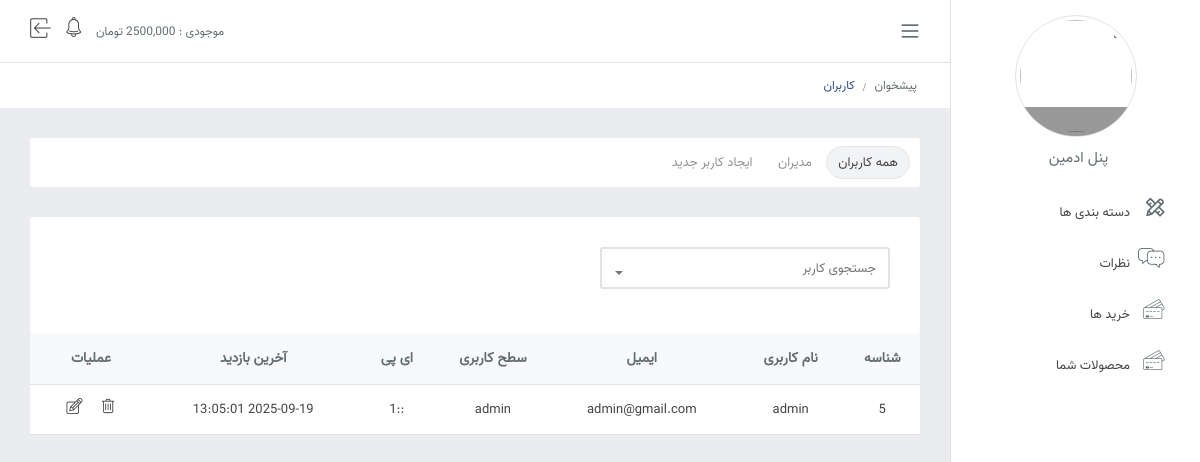
The app's page /views/admins.php with its own data.
### tables this page shows
CREATE TABLE IF NOT EXISTS `users` (
  `id` int NOT NULL AUTO_INCREMENT,
  `username` varchar(80) NOT NULL,
  `password` varchar(250) NOT NULL,
  `email` varchar(200) NOT NULL,
  `last_login` datetime NOT NULL,
  `ip` varchar(200) NOT NULL,
  `status` varchar(50) NOT NULL DEFAULT 'public_user',
  `remember_token` varchar(16) NOT NULL,
  `profile` varchar(255) NOT NULL DEFAULT '../user_profile/logo_user.jpg',
  `biography` varchar(100) NOT NULL DEFAULT 'سلام این یک بیوگرافی هست',
  PRIMARY KEY (`id`),
  UNIQUE KEY `ussername` (`username`)
);

### views/admins.php (the view, shortened to what this page needs)
<!DOCTYPE html>
<html lang="en">
<head>
<title>لیست کاربران</title>    <link rel="stylesheet" href="../css/style.css">
    <link rel="stylesheet" href="../css/responsive_991.css" media="(max-width:991px)">
    <link rel="stylesheet" href="../css/responsive_768.css" media="(max-width:768px)">
    <link rel="stylesheet" href="../css/font.css">
</head>
<body>
<div class="sidebar__nav border-top border-left  ">
    <div class="profile__info border cursor-pointer text-center">
        <div class="avatar__img"><img src="img/pro.jpg" class="avatar___img">
            <div class="box__camera default__avatar"></div>
        </div>
       <span class="profile__name">پنل ادمین</span>
    </div>
    <ul>
        <li class="item-li i-categories"><a href="categories.php">دسته بندی ها</a></li>
        <li class="item-li i-comments"><a href="comments.html"> نظرات</a></li>
        <li class="item-li i-my__purchases"><a href="mypurchases.html">خرید ها</a></li>
        <li class="item-li i-my__purchases"><a href="panel.php">محصولات شما</a></li>
    </ul>
</div>
<div class="content">
    <div class="header d-flex item-center bg-white width-100 border-bottom padding-12-30">
        <div class="header__right d-flex flex-grow-1 item-center">
            <span class="bars"></span>
            <a class="header__logo" href="https://netcopy.ir"></a>
        </div>
        <div class="header__left d-flex flex-end item-center margin-top-2">
            <span class="account-balance font-size-12">موجودی : 2500,000 تومان</span>
            <div class="notification margin-15">
                <a class="notification__icon"></a>
            </div>
            <a href="" class="logout" title="خروج"></a>
        </div>
    </div>
    <div class="breadcrumb">
        <ul>
            <li><a href="index.html" >پیشخوان</a></li>
            <li><a href="courses.html" class="is-active">کاربران</a></li>
        </ul>
    </div>
    <div class="main-content font-size-13">
        <div class="tab__box">
            <div class="tab__items">
                <a class="tab__item is-active" href="users.php">همه کاربران</a>
                <a class="tab__item" href="">مدیران</a>
                <a class="tab__item" href="add_users.php">ایجاد کاربر جدید</a>
            </div>
        </div>
        <div class="d-flex flex-space-between item-center flex-wrap padding-30 border-radius-3 bg-white">
            <div class="t-header-search">
                <form action="search_admin.php" method="get">
                    <div class="t-header-searchbox font-size-13">
                        <input type="text" class="text search-input__box font-size-13" placeholder="جستجوی کاربر">
                    </div>
                </form>
            </div>
        </div>
            <?php
            include("../partial/db.php");
            $query = $conn->prepare("SELECT * FROM `users` WHERE `status` = ?");
            $query->execute(["admin"]);
            $result = $query->get_result();
            $users = $result->fetch_all();
            ?>
        <div class="table__box">
            <table class="table">
                <thead role="rowgroup">
                <tr role="row" class="title-row">
                    <th>شناسه</th>
                    <th>نام کاربری </th>
                    <th>ایمیل</th>
                    <th>سطح کاربری</th>
                    <th>ای پی</th>
                    <th>آخرین بازدید</th>
                    <th>عملیات</th>
                </tr>
                </thead>
                <tbody>
                    <?php foreach($users as $user){?>
                <tr role="row" class="">
                    <td><a href=""><?= htmlspecialchars($user[0]) ?></a></td>
                    <td><a href=""><?= htmlspecialchars($user[1]) ?></a></td>
                    <td><?= htmlspecialchars($user[3]) ?></td>
                    <td><?= htmlspecialchars($user[6]) ?></td>
                    <td><?= htmlspecialchars($user[5]) ?></td>
                    <td><?= htmlspecialchars($user[4]) ?></td>
                    <td>
                        <a href="../controller/user_controller.php?id=<?= htmlspecialchars($user[0]) ?>&form-name=delete_admin" class="item-delete mlg-15" title="حذف"></a>
                        <a href="edit_admin.php?id=<?= htmlspecialchars($user[0]) ?>" class="item-edit " title="ویرایش"></a>
                    </td>
                </tr>
                <?php } ?>
                </tbody>
            </table>
        </div>
    </div>
</div>
</body>
</html>

### css/responsive_991.css (style rules this page uses)
.sidebar__nav { right: -250px; }
.content { margin-right: 0 !important; }
.bars { display: block !important; }

### css/responsive_768.css (style rules this page uses)
.content .header__logo { display: none; }
.t-header-search { width: 100%; }

### records on screen
users: id "5", username "admin", email "admin@gmail.com", status "admin", ip "::1", last_login "2025-09-19 13:05:01"
